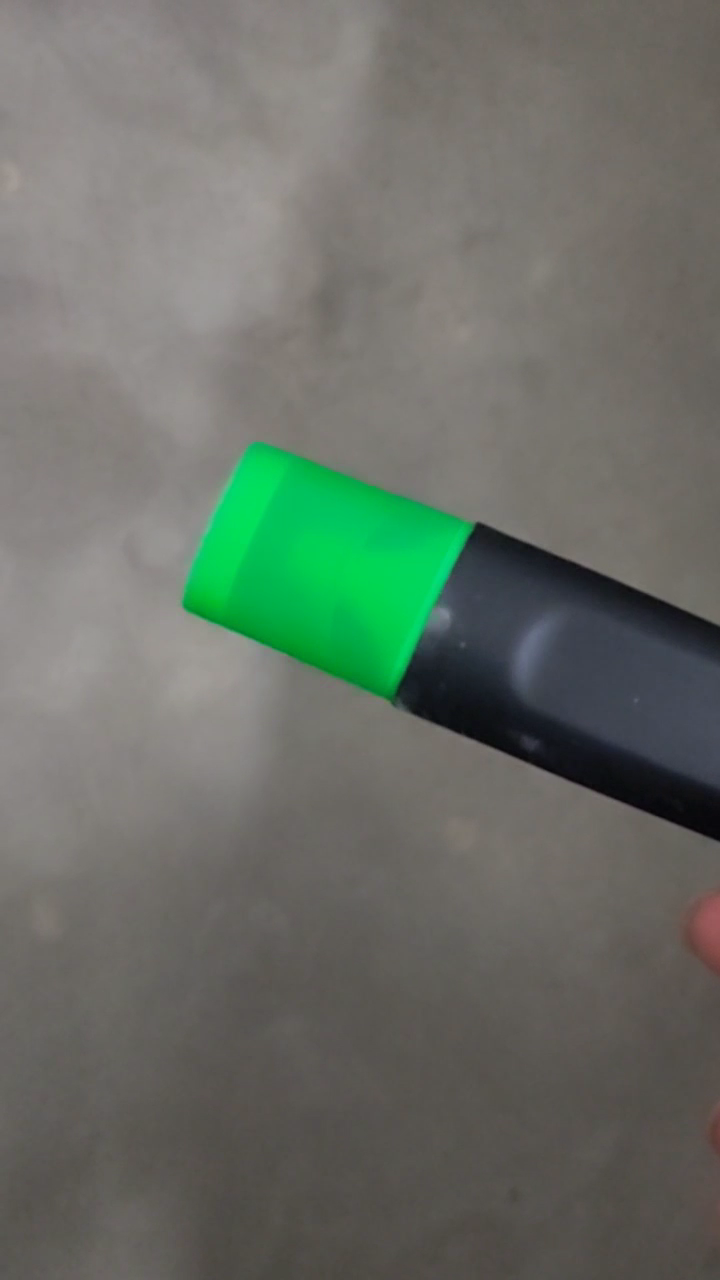
#> input picture frame 21 of OpenCV4/Image Processing in OpenCV/green_pen.mp4, 720 x 1280 px, given in place of 15s.mkv, which was not available
$ python 'Getting Started with Videos.py'
#> lines starting #> are read from the running program, lines starting #| are printed output that depends on the picture
import numpy as np
import cv2 as cv
cap = cv.VideoCapture('../source/15s.mkv')

# 获取尺寸
height = int(cap.get(cv.CAP_PROP_FRAME_HEIGHT))
width = int(cap.get(cv.CAP_PROP_FRAME_WIDTH))
print(f'高{height}宽{width}')

# 定义codec ，创建VideoWriter对象
fourcc = cv.VideoWriter_fourcc(*'DIVX')
out = cv.VideoWriter('output.avi', fourcc, 20.0, (width, height))

while cap.isOpened():
    ret, a_frame = cap.read()  # 迭代读取帧，读到最后，返回（false，None）
#> a_frame is the input picture: shape (1280, 720, 3); mean B, G, R 102.3, 111.2, 104.9
    # if frame is read correctly ret is True
    if not ret:
        print("Can't receive frame (maybe stream end?). Exiting ...")
        break
    # gray = cv.cvtColor(a_frame, code=cv.COLOR_RGB2GRAY)  #  RGB？？
    frame_flipped = cv.flip(a_frame, -9)
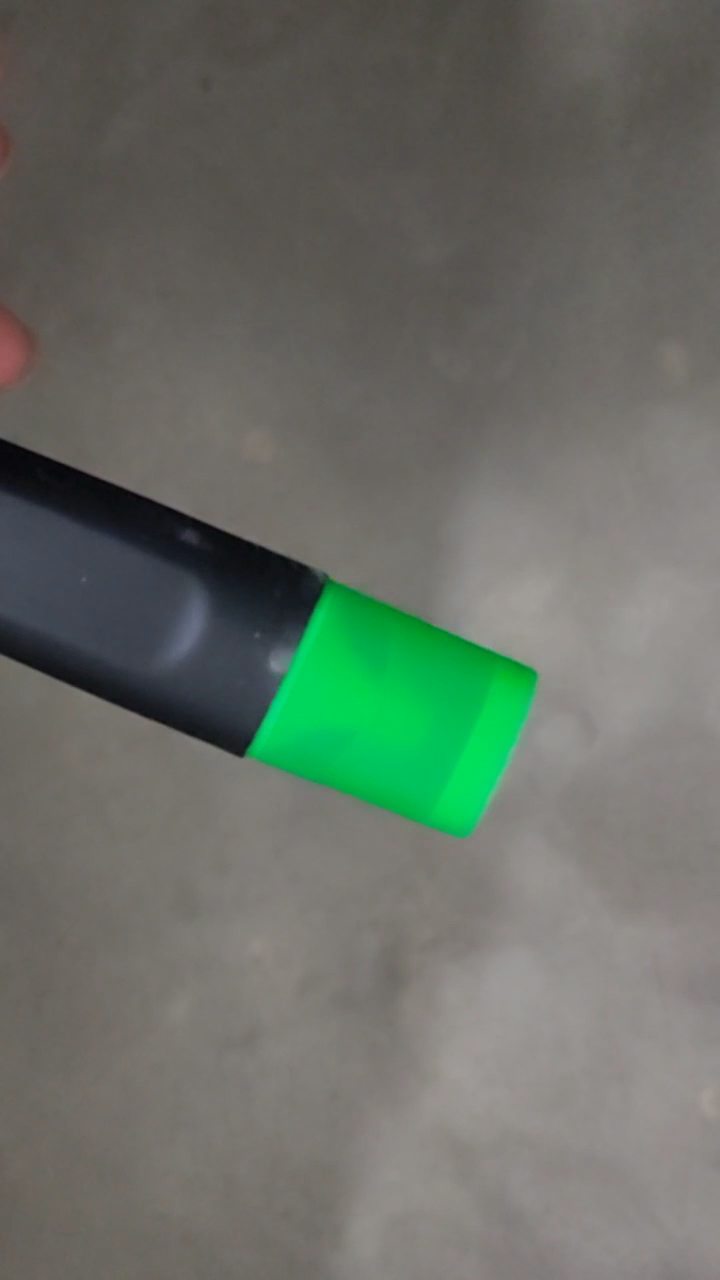
#> frame_flipped: shape (1280, 720, 3); mean B, G, R 102.3, 111.2, 104.9
    out.write(frame_flipped)  # 写出帧
    cv.imshow('WTF?', frame_flipped)
    # print('showing...')  # 一直
    # wait as least 100 mills,25 is OK
    if cv.waitKey(1) == ord('q'):
#> (key q is pressed here)
        break
cap.release()  # 后续不再open所以需要手动关闭，open里自带release
out.release()  # 释放资源
cv.destroyAllWindows()

$ run again, starting later in the video
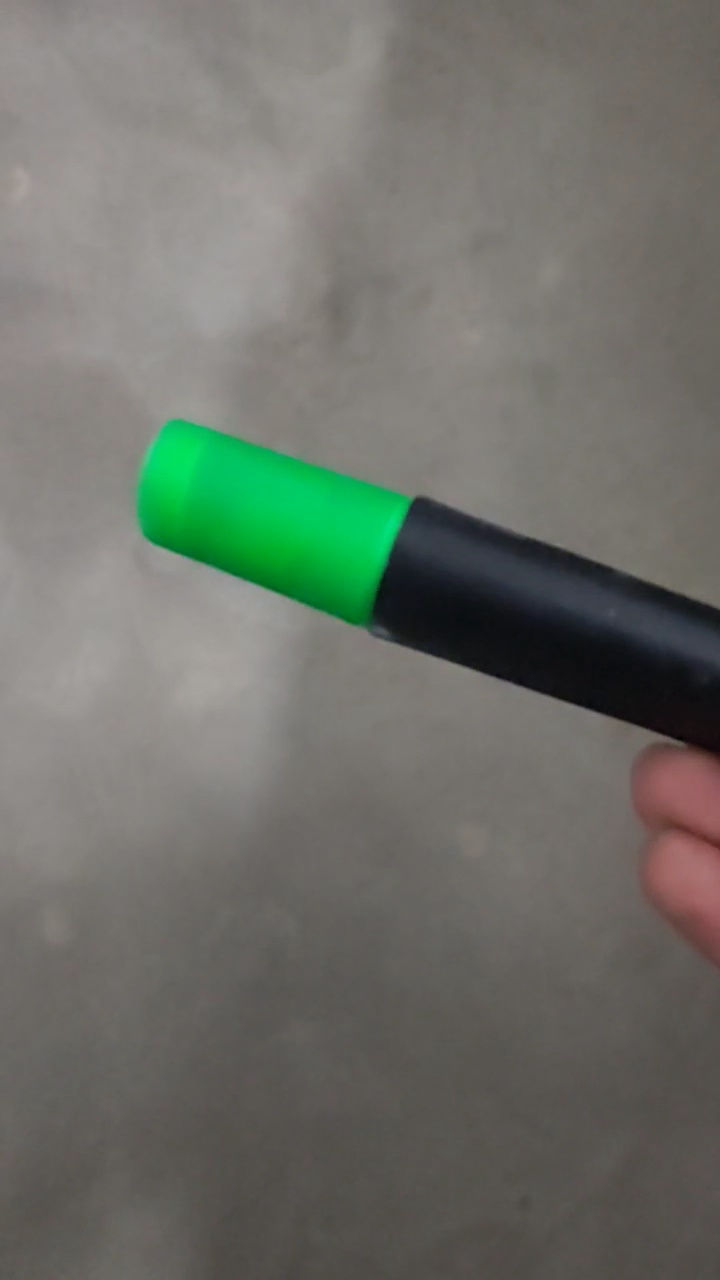
#> input picture frame 95 of OpenCV4/Image Processing in OpenCV/green_pen.mp4, 720 x 1280 px, given in place of 15s.mkv, which was not available
#> a_frame is the input picture: shape (1280, 720, 3); mean B, G, R 105.3, 112.7, 109.9
#> `frame_flipped = cv.flip(a_frame, -9)`:
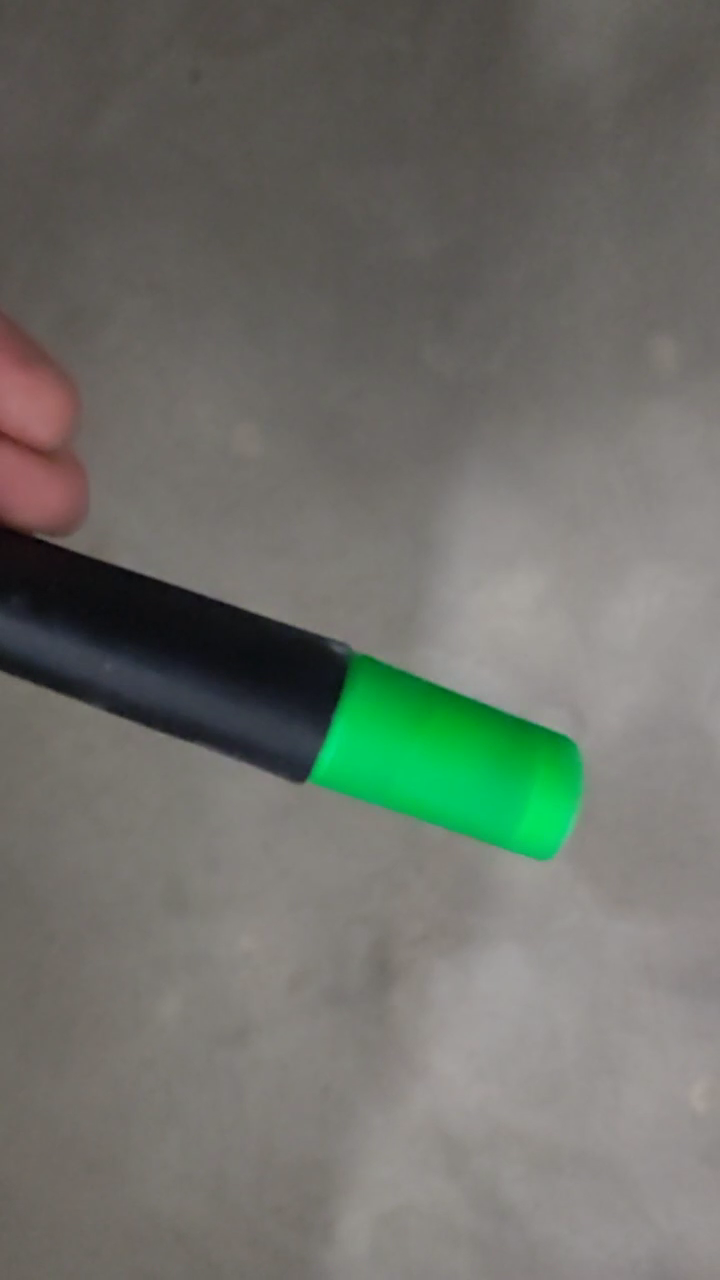
#> frame_flipped: shape (1280, 720, 3); mean B, G, R 105.3, 112.7, 109.9

$ run again, starting later in the video
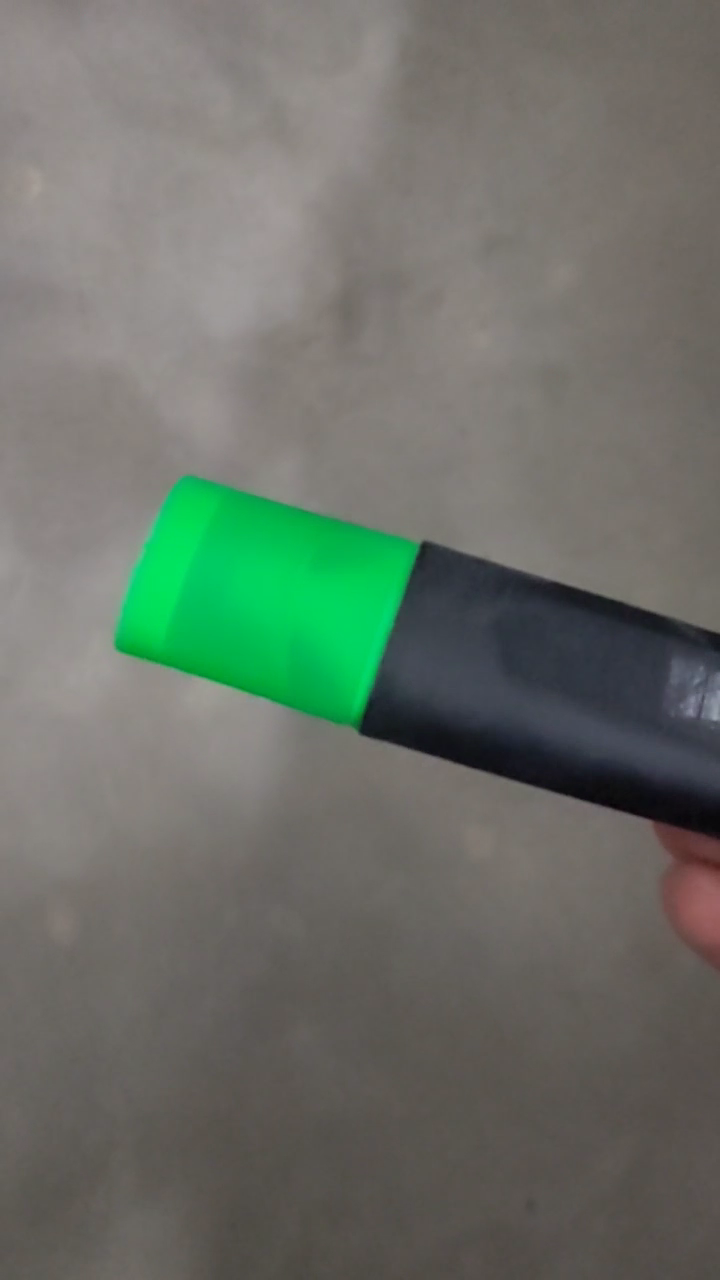
#> input picture frame 170 of OpenCV4/Image Processing in OpenCV/green_pen.mp4, 720 x 1280 px, given in place of 15s.mkv, which was not available
#> a_frame is the input picture: shape (1280, 720, 3); mean B, G, R 103.6, 112.8, 106.3
#> `frame_flipped = cv.flip(a_frame, -9)`:
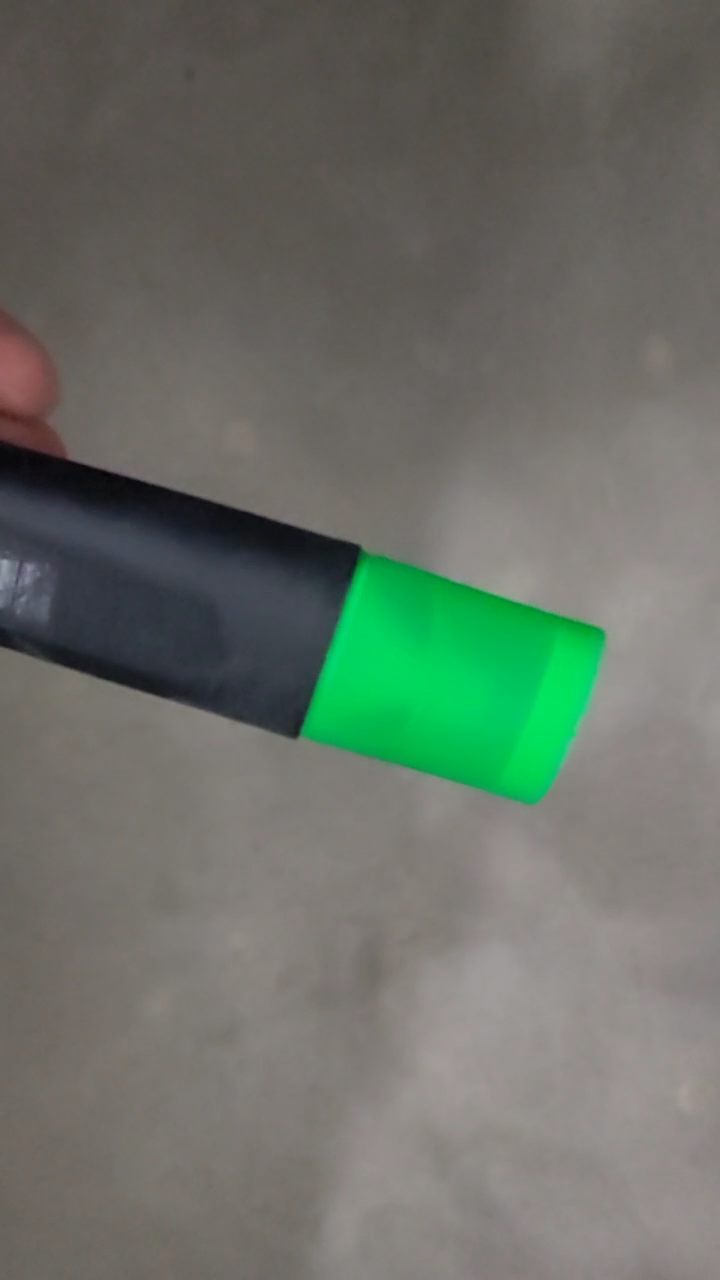
#> frame_flipped: shape (1280, 720, 3); mean B, G, R 103.6, 112.8, 106.3
